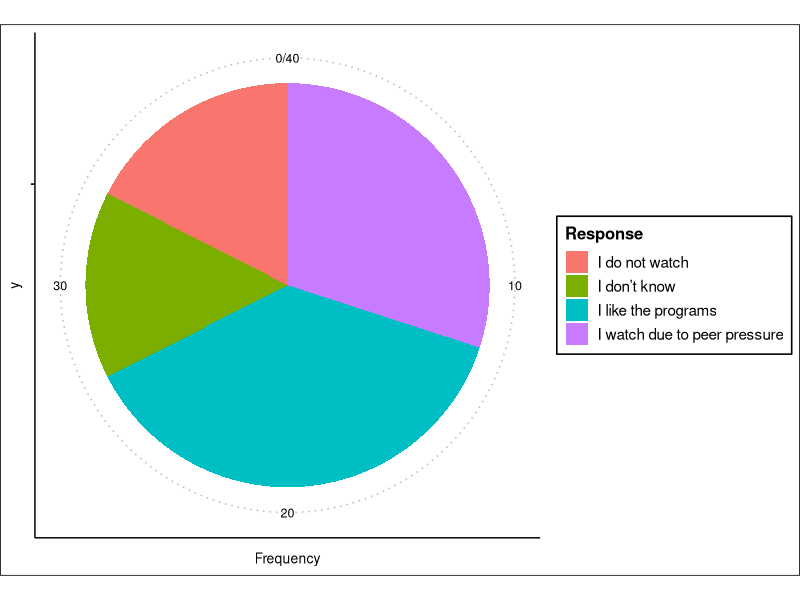
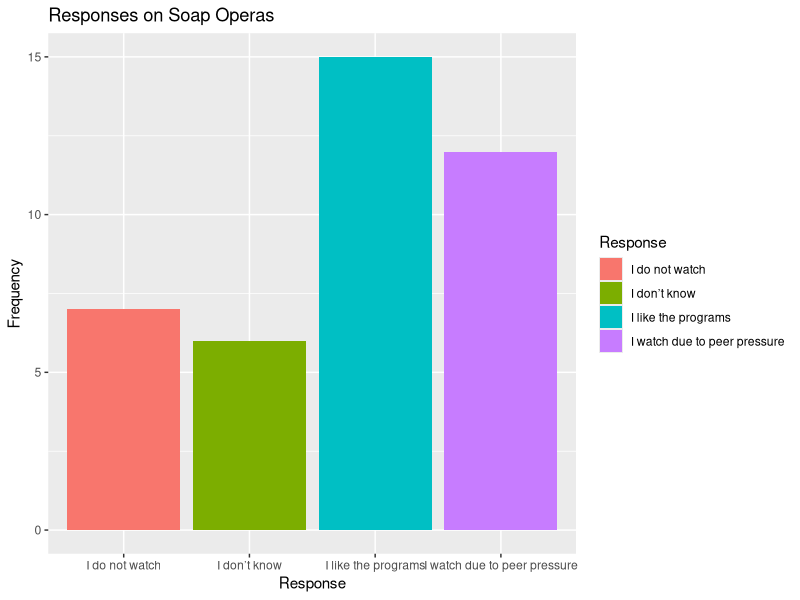
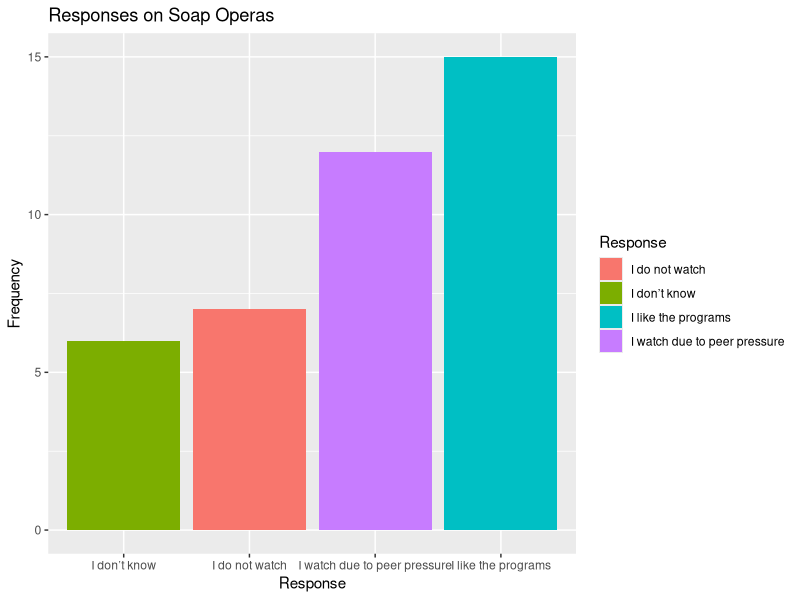
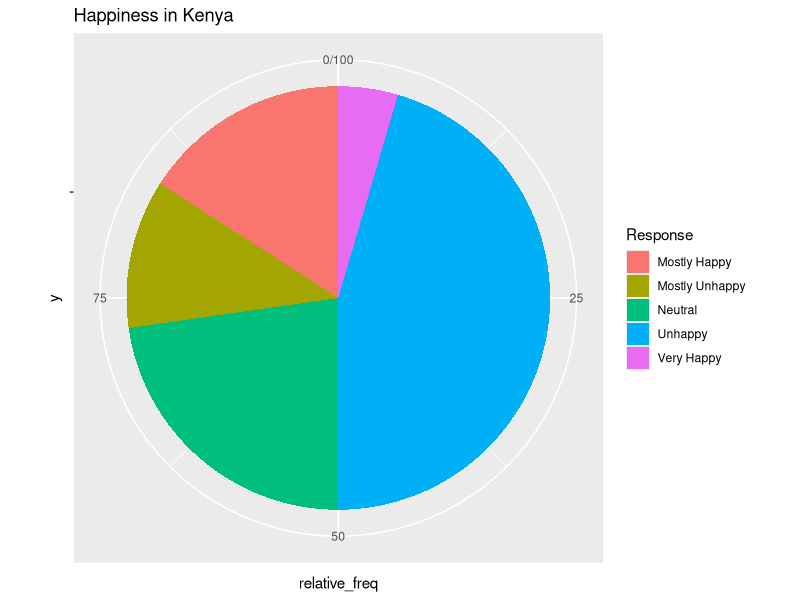
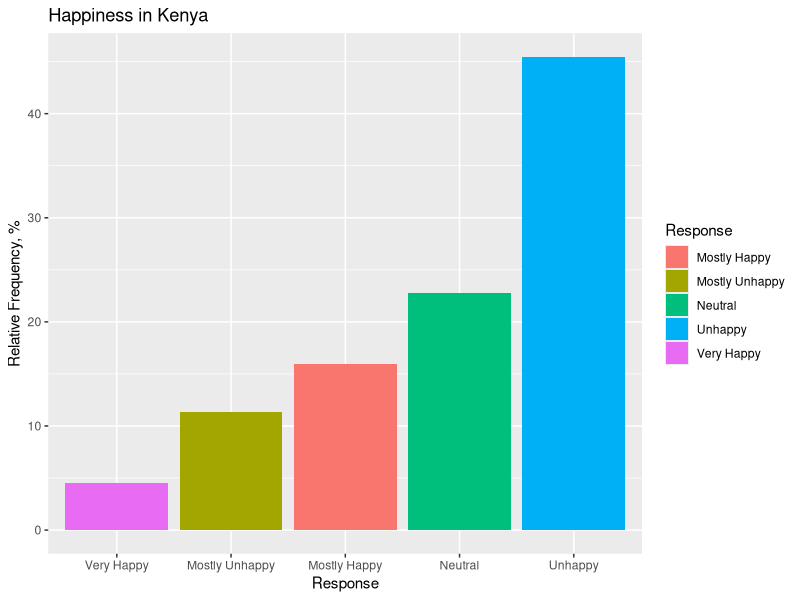

Generate these figures, in order, with R:
## ---- chunk 1
knitr::opts_chunk$set(echo = FALSE, message = FALSE, warning = FALSE)
## ---- chunk 2
library(readxl)
library(tidyverse)
freq_tables <- data.frame(Response = c("I like the programs", "I watch due to peer pressure", 
                                       
                                       "I don’t know", "I do not watch"), Frequency = c(15, 12, 6, 7),
                          
                          Relative_frequency = c(37.5, 30, 15, 17.5))

freq_tables %>% knitr::kable()
## ---- chunk 3
freq_tables %>% 
  
  ggplot(aes(y = "",
                           
                    x = Frequency, fill = Response)) + 
  
  geom_col() + coord_polar() + 
  
  ggthemes::theme_clean()
## ---- chunk 4
freq_tables %>% 
  
  ggplot(aes(x = Response, y = Frequency, fill = Response)) + 
  
  geom_col() + labs(x = "Response", y = "Frequency", title = "Responses on Soap Operas")
## ---- chunk 5
freq_tables %>% 
  
  ggplot(aes(x = fct_reorder(Response, Frequency, max), y = Frequency, fill = Response)) + 
  
  geom_col() + labs(x = "Response", y = "Frequency", title = "Responses on Soap Operas")
## ---- chunk 6
happy_data <- data.frame(Response = c("Very Happy", "Mostly Happy", "Neutral", "Mostly Unhappy", "Unhappy"),
                         
                         Frequency = c(200, 700, 1000, 500, 2000))

happy_data %>% knitr::kable()
## ---- chunk 7
happy_data <-  happy_data %>% 
  
  mutate(relative_freq = (Frequency * 100/sum(Frequency)))

happy_data %>% knitr::kable()
## ---- chunk 8
happy_data %>% 
  
  ggplot(aes(y = "", x = relative_freq, fill = Response)) + 
  
  geom_col() + coord_polar() + 
  
  labs(title = "Happiness in Kenya")
## ---- chunk 9
happy_data %>% 
  
  ggplot(aes(x = fct_reorder(Response, relative_freq, max), y = relative_freq, fill = Response)) + 
  
  geom_col() + labs(x = "Response", y = "Relative Frequency, %", title = "Happiness in Kenya")
## ---- chunk 10
library(readxl)

cont_tables <- read_excel("freq_tables.xlsx", 
    sheet = "cont_data")

head(cont_tables, 10) %>% knitr::kable()
## ---- chunk 11
prop.table(table(cont_tables$Comment, cont_tables$Sex), 1) %>% knitr::kable(caption = "Responses")
## ---- chunk 12
prop.table(table(cont_tables$Comment, cont_tables$Sex), 2) %>% knitr::kable(caption = "Responses")
